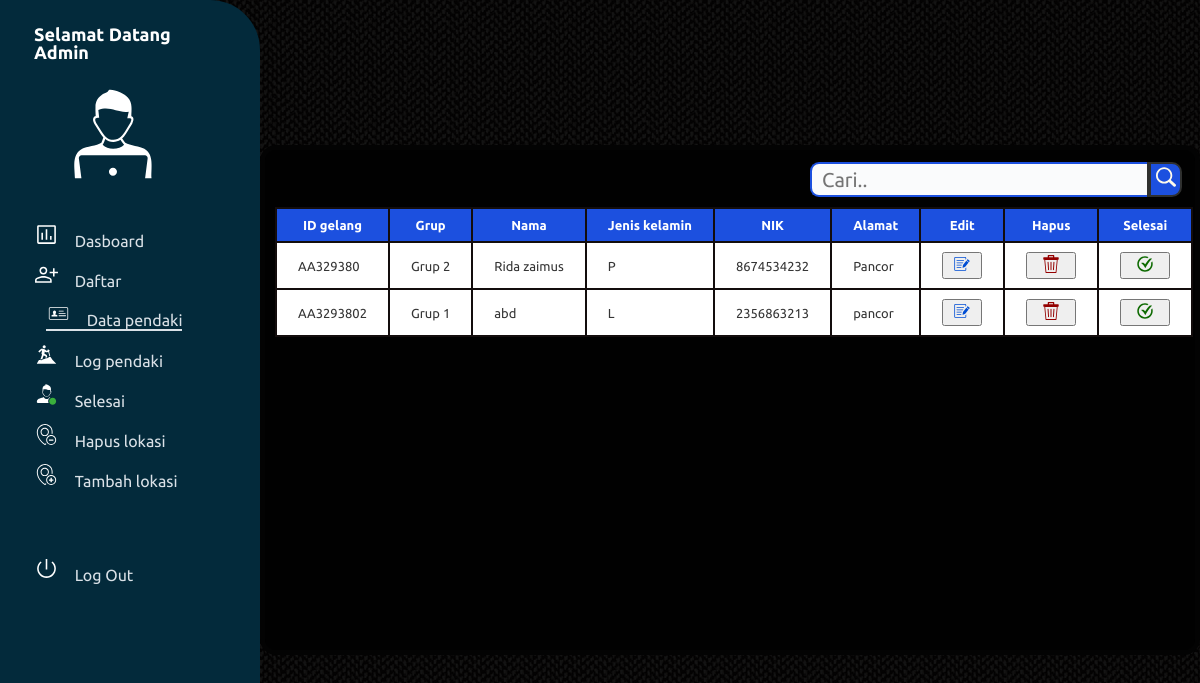
The app's page /data-pendaki.php (signed in) with its own data.
### tables this page shows
CREATE TABLE `pendaki` (
  `nom` int(100) NOT NULL,
  `id` varchar(255) NOT NULL,
  `grup` varchar(255) NOT NULL,
  `nama` varchar(300) NOT NULL,
  `jenis` varchar(5) NOT NULL,
  `nik` varchar(255) NOT NULL,
  `alamat` varchar(300) NOT NULL
);

### data-pendaki.php (the view, shortened to what this page needs)
<?php
include 'konedb.php';
?>
<!DOCTYPE html>
<html lang="en">
<head>
    <link rel="stylesheet" href="css/dasho.css">
    <link rel="stylesheet" href="css/datapendaki.css">
    <link rel="stylesheet" href="https://cdnjs.cloudflare.com/ajax/libs/font-awesome/4.7.0/css/font-awesome.min.css">
</head>
<body >
    <div class="container">
        <div class="sidebar">
            <div class="header">
                <div class="list-item">
                    <marquee>
                        <span class="description-header">Selamat Datang Admin</span>
                    </marquee>
                </div>
                <div class="illustration">
                    <img src="img/user.svg" alt="">
                </div>
                <div class="mainl">
                    <div class="list-item">
                        <a href="admin.php">
                            <img src="img/dasbo.svg" alt="" class="icon">
                            <span class="description">Dasboard</span>
                        </a>
                    </div>
                    <div class="list-item">
                        <a href="daftar.php">
                            <img src="img/daftar.svg" alt="" class="icon">
                            <span class="description">Daftar</span>
                        </a>
                    </div>
                    <div class="list-item">
                        <a class="active" href="data-pendaki.php">
                            <img src="img/data-pendaki.svg" alt="" class="icon">
                            <span class="description">Data pendaki</span>
                        </a>
                    </div>
                    <div class="list-item">
                        <a href="log-pendaki.php">
                            <img src="img/log-pendaki.svg" alt="" class="icon">
                            <span class="description">Log pendaki</span>
                        </a>
                    </div>
                    <div class="list-item">
                        <a href="selesai.php">
                            <img src="img/pselesai.svg" alt="" class="icon">
                            <span class="description">Selesai</span>
                        </a>
                    </div>
                    <div class="list-item">
                        <a href="hapusmap.php">
                            <img src="img/minus-map.svg" alt="" class="icon">
                            <span class="description">Hapus lokasi</span>
                        </a>
                    </div>
                    <div class="list-item">
                        <a href="inpeta.php">
                            <img src="img/add-map.svg" alt="" class="icon">
                            <span class="description">Tambah lokasi</span>
                        </a>
                    </div>
                    <br><br><br>
                    <div class="list-item">
                        <a href="action-logout.php">
                            <img src="img/logout.svg" alt="" class="icon">
                            <span class="description">Log Out</span>
                        </a>
                    </div>
                </div>
            </div>
        </div>
     <div class="mainc">
     <form method="GET" action="data-pendaki.php">
            <div class="search-box">
                <input type="text" class="search-input" name="carik"
                    value="<?php if(isset($_GET['carik'])) { echo $_GET['carik']; } ?>" placeholder="Cari..">
                <button type="submit" class="search-button">
                    <img src="img/cari.svg" width="20" height="20" />
                </button>
            </div>
        </form>
        <table class="table responsive-3">
        <thead>
            <tr>
                <th class="column-primary" data-header="Pendaki"><span>ID gelang</span></th>
                <th>Grup </th>
                <th>Nama </th>
                <th>Jenis kelamin </th>
                <th>NIK </th>
                <th>Alamat  </th>
                <th>Edit  </th>
                <th>Hapus  </th>
                <th>Selesai  </th>
            </tr>
        </thead>
        <tbody>
            <?php
           if(isset($_GET['carik'])) {
		    $carin = $_GET['carik'];
		    $query = "SELECT * FROM pendaki WHERE nama like '%".$carin."%' or grup like '%".$carin."%' or nik like '%".$carin."%' or alamat like '%".$carin."%'";
	          } else {
		      $query = "SELECT * FROM pendaki ORDER BY nom ASC";
	         }
	         $result = mysqli_query($db, $query);
	        ?>
            <?php
             while ($pendaki = mysqli_fetch_array($result)) {
            echo '<tr>';
            echo '<td data-header="No gelang:" >' . $pendaki['id'] . '</td>';
            echo '<td data-header="Grup:" >' . $pendaki['grup'] . '</td>';
            echo '<td data-header="Nama:" >' . $pendaki['nama'] . '</td>';
            echo '<td data-header="Jenis kelamin:" >' . $pendaki['jenis'] . '</td>';
            echo '<td data-header="NIK:" >' . $pendaki['nik'] . '</td>';
            echo '<td data-header="Alamat:" >' . $pendaki['alamat'] . '</td>';
            echo '<td>';
            echo "<a href='editp.php?nom=" . $pendaki['nom'] . "'><button class=b1><img src=img/edit.svg width=20 height=20 /></button></a>";
            echo '</td>';
            echo '<td>';
            echo "<a href='hapuspendaki.php?nik=" . $pendaki['nik'] . "'><button class=b2><img src=img/hapus.svg width=20 height=20 /></button></a>";
            echo '</td>';
            echo '<td>';
            echo "<a href='pselesai.php?nik=" . $pendaki['nik'] . "'><button class=b3><img src=img/selesai.svg width=20 height=20 /></button></a>";
            echo '</td>';
            echo '</tr>';
            }
            ?>
    </tbody>
    </table>
  </div>
</div>
</body>
</html>

### css/dasho.css (style rules this page uses)
* { font-family: "Ubuntu", Arial; padding: 0; margin: 0; }
body { background-image: url("../img/zig\ zag\ wool.webp"); }
.container { display: flex; min-height: 100vh; }
.sidebar { background-color: #032a3b; width: 260px; padding: 24px; display: flex; box-sizing: border-box; flex-direction: column; border-top-right-radius: 50px; border-bottom-right-radius: 50px; }
.mainl { flex-grow: 1; }
.sidebar .description-header { font-style: normal; font-weight: 700; font-size: 18px; line-height: 16px; text-align: center; color: #ffffff; }
.sidebar a { text-decoration: none; }
.sidebar .header .list-item { display: flex; flex-direction: row; align-items: center; padding: 12px 10px; border-radius: 8px; height: 40px; box-sizing: border-box; }
.sidebar .header .list-item .icon { margin-right: 12px; }
.sidebar .header .illustration { display: flex; flex-direction: column; align-items: flex-start; padding: 10px; margin: 10px 0 22px 0; box-sizing: border-box; }
.sidebar .mainl .list-item .description { font-style: normal; font-weight: 400; font-size: 16px; line-height: 16px; text-align: center; color: #dae1e7; }
.sidebar .mainl .list-item { display: flex; flex-direction: row; align-items: center; padding: 12px 10px; width: 212px; box-sizing: border-box; }
.list-item img { width: 25px; height: 25px; }
.illustration img { margin-left: 15%; align-items: center; width: 100px; height: 100px; }
a.active { transform: translateX(12px); border-bottom: 2px solid; border-color: #dae1e7; }

### css/datapendaki.css (style rules this page uses)
.mainc { background-color: #010101; height: 500px; width: 1100px; margin: auto; border-radius: 16px; border: 5px solid rgb(3, 3, 3); overflow: scroll; }
.search-box { float: right; margin-right: 13px; margin-top: 12px; width: 40%; display: flex; margin-bottom: 10px; }
.search-input { height: 11px; width: 100%; padding: 10px; border: 2px solid #1c50df; border-radius: 9px 0 0 9px; border-right: none; outline: none; font-size: 20px; color: #030303; background: #fafbfc; }
.search-button { text-align: center; height: 35px; width: 40px; outline: none; cursor: pointer; border: 2px solid #2f302f; border-radius: 0 10px 10px 0; border-left: none; font-size: 20px; border-left: 4px solid #2f302f; background: #1c50df; }
.b1 { color : blue; width: 40px; }
.b2 { color : red; width: 50px; }
.b3 { color : green; width: 50px; }
table { margin-left: 10px; font-family: "Arial"; font-size: 12px; }
.table { border-collapse: collapse; font-size: 13px; }
.table th, .table td { border-bottom: 2px solid #130d0d; border-left: 2px solid #130d0d; border-right: 2px solid #130d0d; border-top: 2px solid #130d0d; padding: 9px 21px; }
.table th, .table td:last-child { border-right: px solid #cccccc; }
.table td:first-child { border-top: 2px solid #f30c0c; }
.table thead th { background-color: #1c50df; color: #ffffff; }
.table tbody td { color: #353535; background-color: #ffffff; }

### records on screen
pendaki: id "AA329380", grup "Grup 2", nama "Rida zaimus", jenis "P", nik "8674534232", alamat "Pancor"
pendaki: id "AA3293802", grup "Grup 1", nama "abd", jenis "L", nik "2356863213", alamat "pancor"
